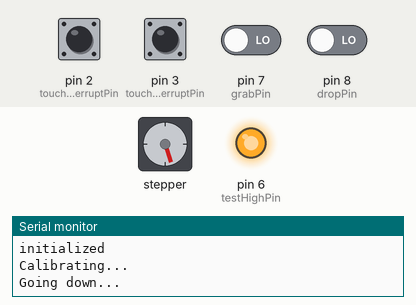
Simulated run of this sketch. Board: Arduino Uno, built with avr-gcc and run on an emulated ATmega328P. Shown: stepper motor, output pins drawn as LEDs (lit = HIGH), the last lines printed to the serial monitor. Wiring (inferred from the names in the program): stepper motor driver (200 steps per turn assumed): step pin 5; direction pin 4. Inputs (shaded band) come from the test bench; at power-on: pin 2 (touchedRoofInterruptPin), pin 3 (touchedFloorInterruptPin) HIGH, pin 7 (grabPin), pin 8 (dropPin) LOW. Pins used as bus, display or sensor lines are not drawn.

Above: at 1.2 s.
1.3 s: pin 3 (touchedFloorInterruptPin) pulled LOW for 0.15 s
4.4 s: pin 2 (touchedRoofInterruptPin) pulled LOW for 0.15 s
At 5.0 s:
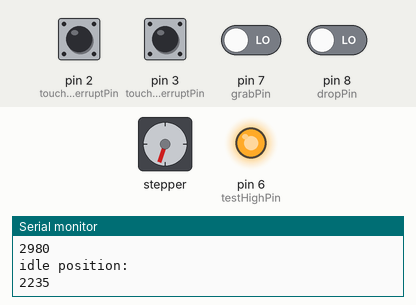
At 6.4 s:
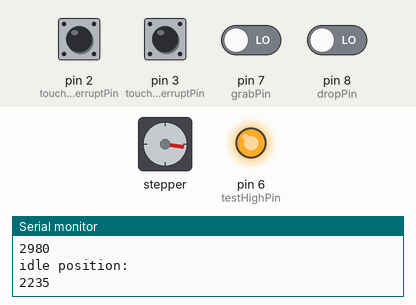
Timing chart, 0 to 7.9 s (numbered marks = the images above; inputs shaded):
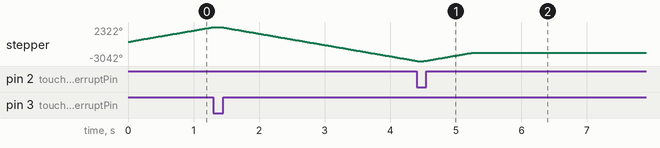

The sketch:

swinger.ino
```cpp
#include <Arduino.h>
#define touchedRoofInterruptPin 2
#define touchedFloorInterruptPin 3
#define dirPin 4
#define stepPin 5
#define testHighPin 6
#define grabPin 7
#define dropPin 8

#define calibrationStep 10
#define delayMicroSecs 500

enum swingerMode
{
  calibration,
  resetPosition,
  idle,
  grab,
  drop
};

swingerMode mode = calibration;
bool touchedFloor = false;
bool touchedRoof = false;
int topPosition = 0;
int idlePosition = 0;
int currentPosition = 0;
bool movingUp = false;
bool debugEnabled = true;

void setup()
{
  pinMode(stepPin, OUTPUT);
  pinMode(dirPin, OUTPUT);

  pinMode(grabPin, INPUT);
  pinMode(dropPin, INPUT);

  pinMode(testHighPin, OUTPUT);
  digitalWrite(testHighPin, HIGH);

  pinMode(touchedRoofInterruptPin, INPUT_PULLUP);
  pinMode(touchedFloorInterruptPin, INPUT_PULLUP);
  attachInterrupt(digitalPinToInterrupt(touchedRoofInterruptPin), touchedRoofInterrupt, FALLING);
  attachInterrupt(digitalPinToInterrupt(touchedFloorInterruptPin), touchedFloorInterrupt, FALLING);

  if (debugEnabled)
  {
    Serial.begin(115200);
    Serial.println("initialized");
  }
}

void loop()
{
  if (mode == calibration)
  {
    calibrate();
  }
  if (mode == resetPosition)
  {
    moveToTheIdlePoint();
  }
  if (mode == idle) {
    checkMothershipConnections();
  }
  if (mode == grab)
  {
    spinToTheBottomAndBack();
  }
  if (mode == drop)
  {
    spinToTheTopAndBack();
  }
}

void calibrate()
{
  debugPrint("Calibrating...");
  touchedFloor = false;
  setDirectionDown();
  debugPrint("Going down...");
  while (!touchedFloor)
  {
    spin(calibrationStep);
  }
  debugPrint("Done.");
  delay(100);
  currentPosition = 0;
  touchedRoof = false;
  setDirectionUp();
  debugPrint("Going up...");
  while (!touchedRoof)
  {
    spin(calibrationStep);
  }
  debugPrint("Done.");
  delay(100);
  topPosition = currentPosition;
  idlePosition = currentPosition * 0.75;
  debugPrint("top position: ");debugPrint(String(topPosition));
  debugPrint("idle position: ");debugPrint(String(idlePosition));
  mode = resetPosition;
}

void checkMothershipConnections() {
  if(digitalRead(grabPin) == HIGH) {
    mode = grab;
  }
  else if (digitalRead(dropPin) == HIGH) {
    mode = drop;
  }
}

void touchedFloorInterrupt()
{
  touchedFloor = true;
}

void touchedRoofInterrupt()
{
  touchedRoof = true;
}

void spinToTheTopAndBack()
{
  setDirectionUp();
  spin(topPosition - currentPosition);
  delay(100);
  mode = resetPosition;
}

void spinToTheBottomAndBack()
{
  setDirectionDown();
  spin(currentPosition);
  delay(100);
  mode = resetPosition;
}

void spin(int steps)
{
  for (int i = 0; i < steps; i++)
  {
    digitalWrite(stepPin, HIGH);
    delayMicroseconds(delayMicroSecs);
    digitalWrite(stepPin, LOW);
    delayMicroseconds(delayMicroSecs);
  }
  currentPosition = movingUp ? currentPosition + steps : currentPosition - steps;
}

void setDirectionDown()
{
  digitalWrite(dirPin, HIGH);
  movingUp = false;
}

void setDirectionUp()
{
  digitalWrite(dirPin, LOW);
  movingUp = true;
}

void moveToTheIdlePoint()
{
  if (currentPosition > idlePosition)
  {
    setDirectionDown();
    spin(currentPosition - idlePosition);
  }
  else
  {
    setDirectionUp();
    spin(idlePosition - currentPosition);
  }
  mode = idle;
}

void debugPrint(String message)
{
  if (debugEnabled)
  {
    Serial.println(message);
  }
}
```
